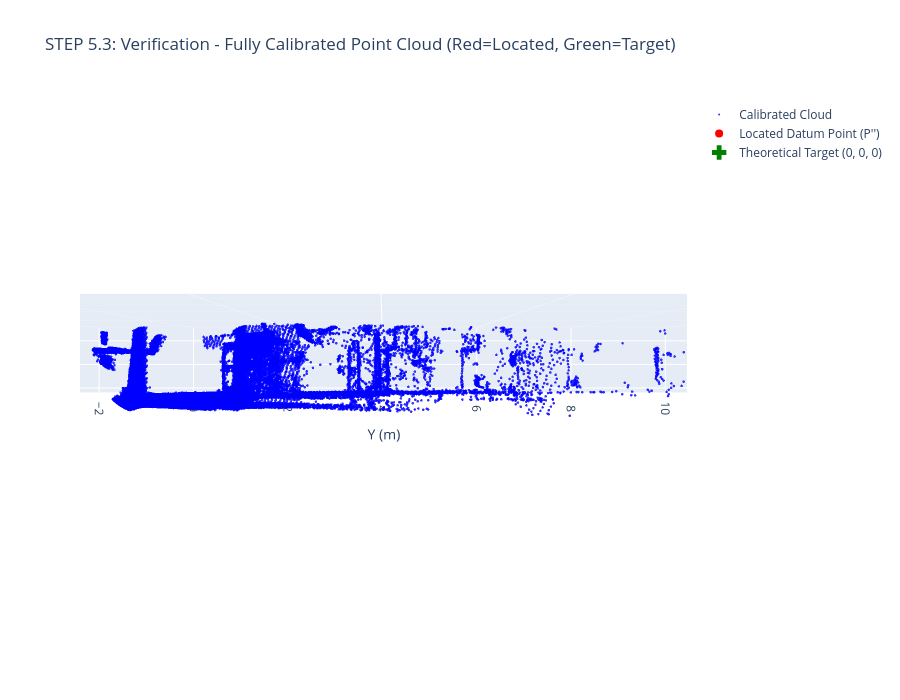

Source (notebook cell):
### Code cell
import numpy as np
import open3d as o3d
import os
import plotly.graph_objects as go

# =================================================================
# PROCEDURE STEP 4 & 5: CALCULATE 4X4 MATRIX, APPLY, AND VERIFY VISUALLY
# Goal: 1. Assemble the final 4x4 matrix (T).
#       2. Apply T to the original file to get the final calibrated result.
#       3. Visualize the result to confirm leveling and that the new datum is at (0, 0, 0).
# =================================================================

# --- CONFIGURATION (YOUR PROVIDED DATA) ---

# 1. Path to the ORIGINAL, UNCALIBRATED file used for calibration.
TARGET_FILE_PATH_ORIGINAL = r"C:\Users\Hazimi\OneDrive\CEEM222 6M MEC698 Internship\ground_calibration\uncalib\0,0,0.pcd"

# 2. Path to save the final calibrated file.
OUTPUT_FILE_PATH_CALIBRATED = r"C:\Users\Hazimi\OneDrive\CEEM222 6M MEC698 Internship\ground_calibration\calib\full-calibrated.pcd"

# 3. Manually copy the 3x3 rotation matrix (R) from Module 2/3 output here:
R = np.array([
    [0.9997094, 0.0035611, -0.0238409],
    [0.0035611, 0.9563582, 0.2921751],
    [0.0238409, -0.2921751, 0.9560676]
])

# 4. Manually copy the datum point coordinates *after* rotation (P') from Module 3 visualization:
P_prime_rotated = np.array([-0.0171737, 2.09079, -1.237612]) 

# 5. Manually copy the *original* coordinates of the datum point (P) from Module 1:
ORIGINAL_DATUM_COORDS = np.array([-0.04256823, 2.371565, -0.5614936]) 

# --- SCRIPT EXECUTION ---

if not os.path.exists(TARGET_FILE_PATH_ORIGINAL):
    print(f"❌ ERROR: Original file not found at {TARGET_FILE_PATH_ORIGINAL}")
    exit()

try:
    # Load the original file
    pcd_original = o3d.io.read_point_cloud(TARGET_FILE_PATH_ORIGINAL)
    
    # 🌟 CRITICAL STEP: Store the points BEFORE transformation to find the correct index.
    points_original = np.asarray(pcd_original.points).copy()

    # ----------------------------------------------------
    # STEP 4.1: CALCULATE FINAL 4X4 MATRIX (T)
    # ----------------------------------------------------
    
    translation_vector_t = -P_prime_rotated
    FINAL_CALIBRATION_MATRIX_4X4 = np.identity(4)
    FINAL_CALIBRATION_MATRIX_4X4[:3, :3] = R 
    FINAL_CALIBRATION_MATRIX_4X4[:3, 3] = translation_vector_t
    
    print("\n--- Procedure Output ---")
    print("STEP 4.2: FINAL 4x4 CALIBRATION MATRIX (T) Calculated:")
    print(np.round(FINAL_CALIBRATION_MATRIX_4X4, 7))
    print("------------------------")
    
    np.savetxt('final_calibration_matrix_T.txt', FINAL_CALIBRATION_MATRIX_4X4)
    print("Final 4x4 matrix saved to 'final_calibration_matrix_T.txt'")


    # ----------------------------------------------------
    # STEP 5.1: APPLY AND SAVE THE CALIBRATION
    # ----------------------------------------------------
    
    # Apply the full 4x4 transformation to the original point cloud
    pcd_original.transform(FINAL_CALIBRATION_MATRIX_4X4)
    pcd_calibrated = pcd_original
    
    # Save the fully calibrated file
    os.makedirs(os.path.dirname(OUTPUT_FILE_PATH_CALIBRATED), exist_ok=True)
    o3d.io.write_point_cloud(OUTPUT_FILE_PATH_CALIBRATED, pcd_calibrated)
    print(f"\nFully Calibrated file saved to: {OUTPUT_FILE_PATH_CALIBRATED}")


    # ----------------------------------------------------
    # STEP 5.2: VERIFICATION AND VISUALIZATION (ROBUST INDEXING)
    # ----------------------------------------------------
    points_calibrated = np.asarray(pcd_calibrated.points)

    # 1. Find the index of the point closest to the ORIGINAL datum coordinates
    distances_to_original_datum = np.linalg.norm(points_original - ORIGINAL_DATUM_COORDS, axis=1)
    datum_point_idx = np.argmin(distances_to_original_datum)
    
    # 2. Use that index to get the coordinates from the final calibrated cloud
    datum_point_calibrated = points_calibrated[datum_point_idx, :]
    
    # Print comparison
    print("\n--- Verification Summary ---")
    print(f"Located Datum Point (P''): {np.round(datum_point_calibrated, 7)}")
    print(f"Distance from Origin (Residual Error): {np.linalg.norm(datum_point_calibrated):.7f} m")
    print("----------------------------")
    
    # Visualization setup
    hover_text_located = (
        f"<b>Located Datum Point (P'')</b><br>"
        f"Final Coords: ({np.round(datum_point_calibrated, 7)})<br>"
        f"Error: {np.linalg.norm(datum_point_calibrated):.7f} m"
    )
    hover_text_target = "<b>Theoretical Target (0, 0, 0)</b>"
    
    trace_calibrated = go.Scatter3d(
        x=points_calibrated[:, 0], y=points_calibrated[:, 1], z=points_calibrated[:, 2],
        mode='markers', marker=dict(size=1.5, color='blue', opacity=0.8),
        name='Calibrated Cloud'
    )
    
    # Trace 1: Highlight the actual LOCATED datum point (Red)
    trace_datum_located = go.Scatter3d(
        x=[datum_point_calibrated[0]], y=[datum_point_calibrated[1]], z=[datum_point_calibrated[2]],
        mode='markers', marker=dict(size=8, color='red'), name='Located Datum Point (P\'\')',
        text=[hover_text_located], hoverinfo="text"
    )
    
    # Trace 2: Highlight the THEORETICAL target origin (Green Cross)
    trace_datum_target = go.Scatter3d(
        x=[0], y=[0], z=[0],
        mode='markers', marker=dict(size=12, color='green', symbol='cross'), name='Theoretical Target (0, 0, 0)',
        text=[hover_text_target], hoverinfo="text"
    )


    fig = go.Figure(data=[trace_calibrated, trace_datum_located, trace_datum_target])

    # Set the default view to the YZ plane (looking down the X-axis)
    fig.update_layout(
        title="STEP 5.3: Verification - Fully Calibrated Point Cloud (Red=Located, Green=Target)",
        scene=dict(
            aspectmode='data',
            xaxis_title="X (m)", yaxis_title="Y (m)", zaxis_title="Z (m)",
            camera=dict(
                up=dict(x=0, y=0, z=1),  # Z-axis is defined as UP
                center=dict(x=0, y=0, z=0),
                eye=dict(x=2, y=0, z=0)  # Camera is placed on the X-axis (views YZ plane)
            )
        ),
        width=900, height=700
    )
    fig.show()

except Exception as e:
    print(f"❌ Failed to run final calibration and verification: {e}")

### Figure 1 — Plotly figure (JSON) as saved in the notebook; plotly's stock layout.template omitted (floating-point values rounded to 4 significant figures; data arrays with more than 128 entries replaced by an {"elided": "..."} marker saying what was removed)
{"data": [{"marker": {"color": "blue", "opacity": 0.8, "size": 1.5}, "mode": "markers", "name": "Calibrated Cloud", "type": "scatter3d", "x": {"elided": "36200 float values"}, "y": {"elided": "36200 float values"}, "z": {"elided": "36200 float values"}}, {"hoverinfo": "text", "marker": {"color": "red", "size": 8}, "mode": "markers", "name": "Located Datum Point (P'')", "text": ["<b>Located Datum Point (P'')</b><br>Final Coords: ([0.e+00 2.e-07 3.e-07])<br>Error: 0.0000003 m"], "type": "scatter3d", "x": [4.954e-08], "y": [1.726e-07], "z": [2.865e-07]}, {"hoverinfo": "text", "marker": {"color": "green", "size": 12, "symbol": "cross"}, "mode": "markers", "name": "Theoretical Target (0, 0, 0)", "text": ["<b>Theoretical Target (0, 0, 0)</b>"], "type": "scatter3d", "x": [0], "y": [0], "z": [0]}], "layout": {"height": 700, "scene": {"aspectmode": "data", "camera": {"center": {"x": 0, "y": 0, "z": 0}, "eye": {"x": 2, "y": 0, "z": 0}, "up": {"x": 0, "y": 0, "z": 1}}, "xaxis": {"title": {"text": "X (m)"}}, "yaxis": {"title": {"text": "Y (m)"}}, "zaxis": {"title": {"text": "Z (m)"}}}, "title": {"text": "STEP 5.3: Verification - Fully Calibrated Point Cloud (Red=Located, Green=Target)"}, "width": 900}}
